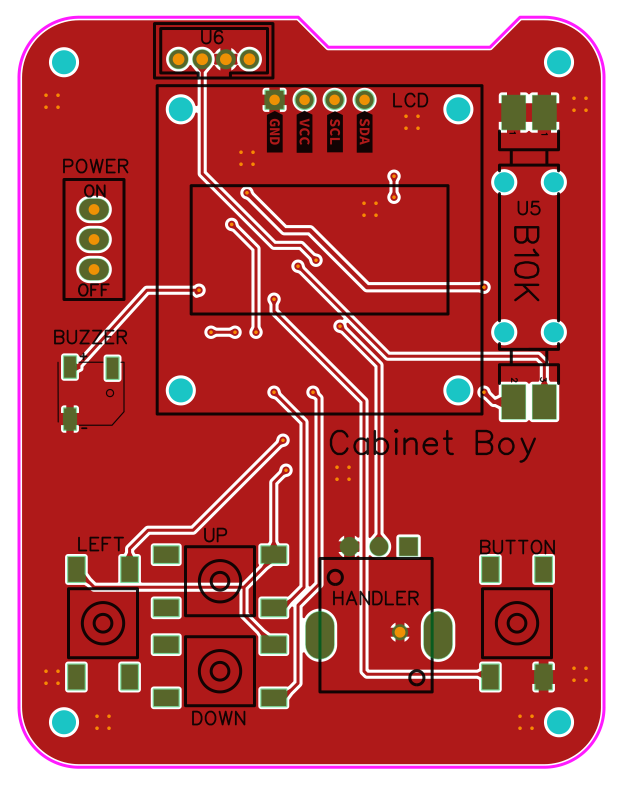
#> input picture _work/board_top.png, 1878 x 2375 px, found by its file name (shown at 1/3 size)
$ python bcr.py
#> lines starting #> are read from the running program, lines starting #| are printed output that depends on the picture
from PIL import Image
import os
src=r"D:\GIT\cabnetBoy\_work\board_top.png"
im=Image.open(src); W,H=im.size
#> further down, im is the input picture: PIL image 1878x2375 RGB; mean R, G, B 178.9, 73.2, 73.9
#> after `W, H = im.size`: W = 1878; H = 2375
print(W,H)
#| 1878 2375
regs={
 "t1_u6_power":(0.0,0.0,0.55,0.30),
 "t2_lcdhdr":(0.20,0.03,0.75,0.15),
 "t3_u5":(0.60,0.03,1.0,0.32),
 "t4_bottom_left":(0.0,0.60,0.55,1.0),
 "t5_handler":(0.40,0.60,0.90,0.95),
}
for k,(x0,y0,x1,y1) in regs.items():
    c=im.crop((int(x0*W),int(y0*H),int(x1*W),int(y1*H)))
    c=c.resize((c.width*2,c.height*2), Image.LANCZOS)
    c.save(rf"D:\GIT\cabnetBoy\_work\crops\{k}.png"); print(k,c.size)
#> this loop made 5 passes
#| t1_u6_power (2064, 1424)
#| t2_lcdhdr (2066, 570)
#| t3_u5 (1504, 1378)
#| t4_bottom_left (2064, 1900)
#| t5_handler (1878, 1662)
#> pass 1, `c=im.crop((int(x0*W),int(y0*H),int(x1*W),int(y1*H)))`:
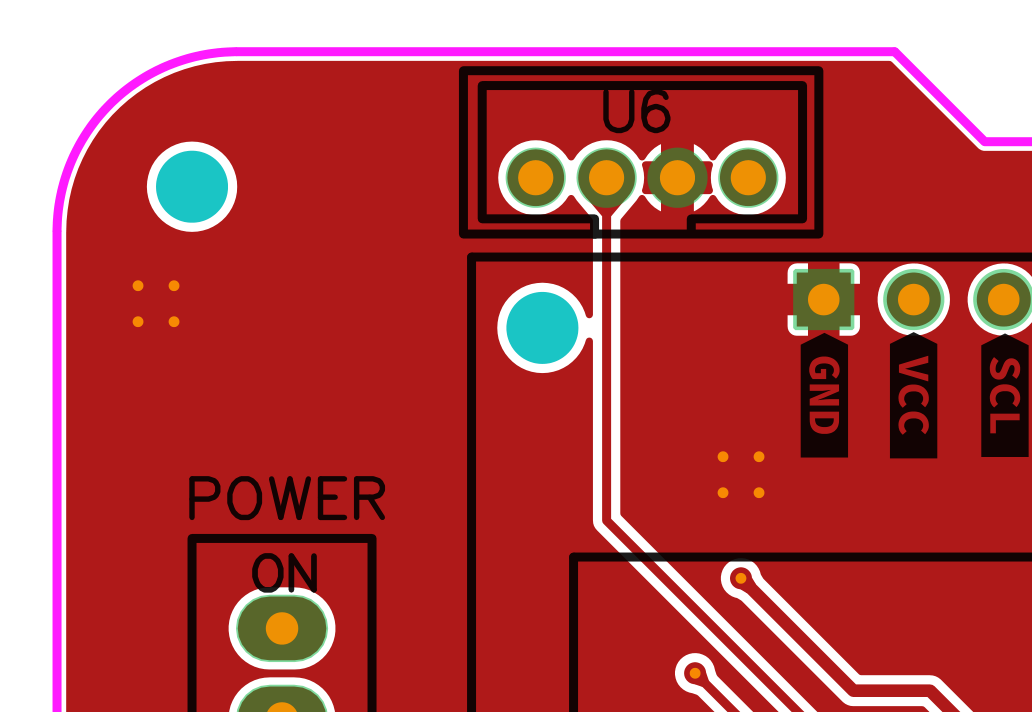
#> c: PIL image 1032x712 RGB; mean R, G, B 176.6, 72.8, 74
#> pass 2, `c=im.crop((int(x0*W),int(y0*H),int(x1*W),int(y1*H)))`:
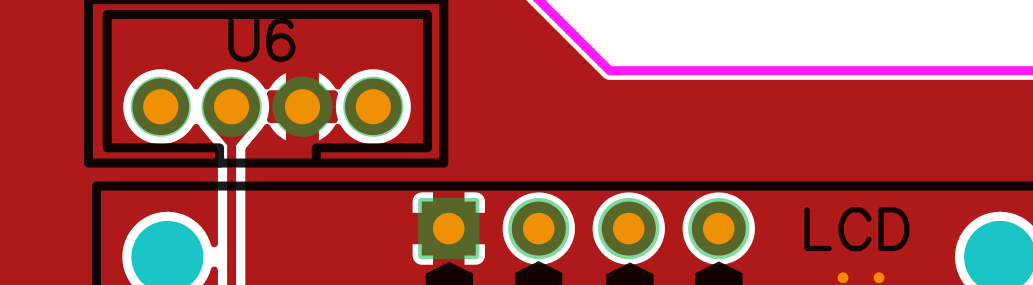
#> c: PIL image 1033x285 RGB; mean R, G, B 166.1, 72.7, 69.5
#> after the loop:
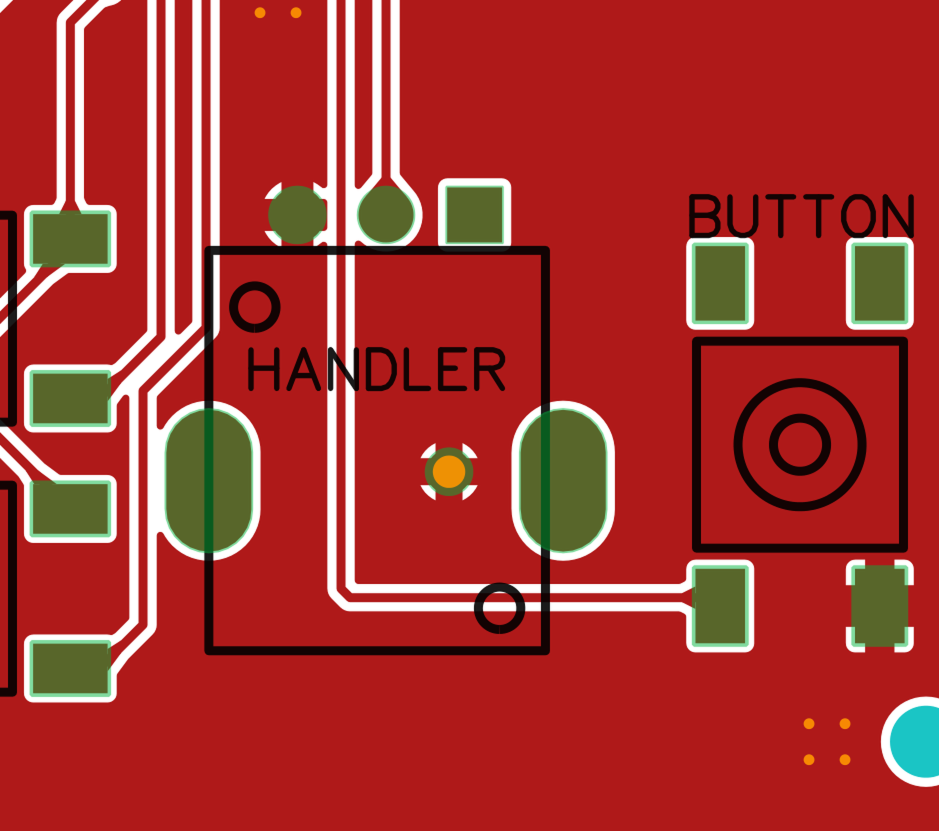
#> c: PIL image 1878x1662 RGB (shown at 1/2 size); mean R, G, B 166.5, 52.7, 47.1
